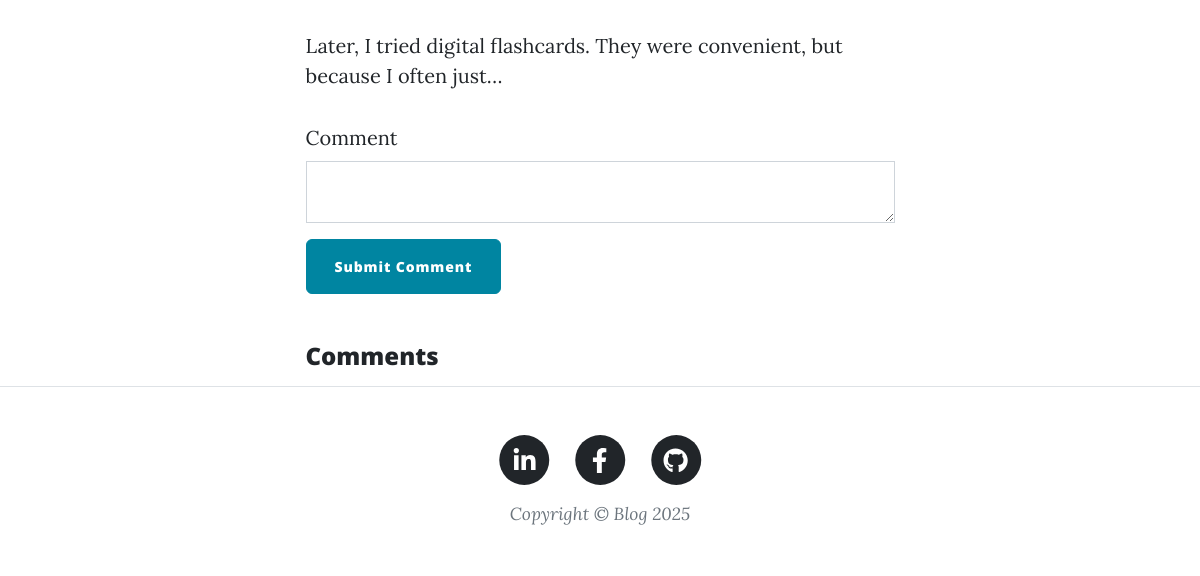
Page /post/3 (signed in, lower part) on the earlier database version.
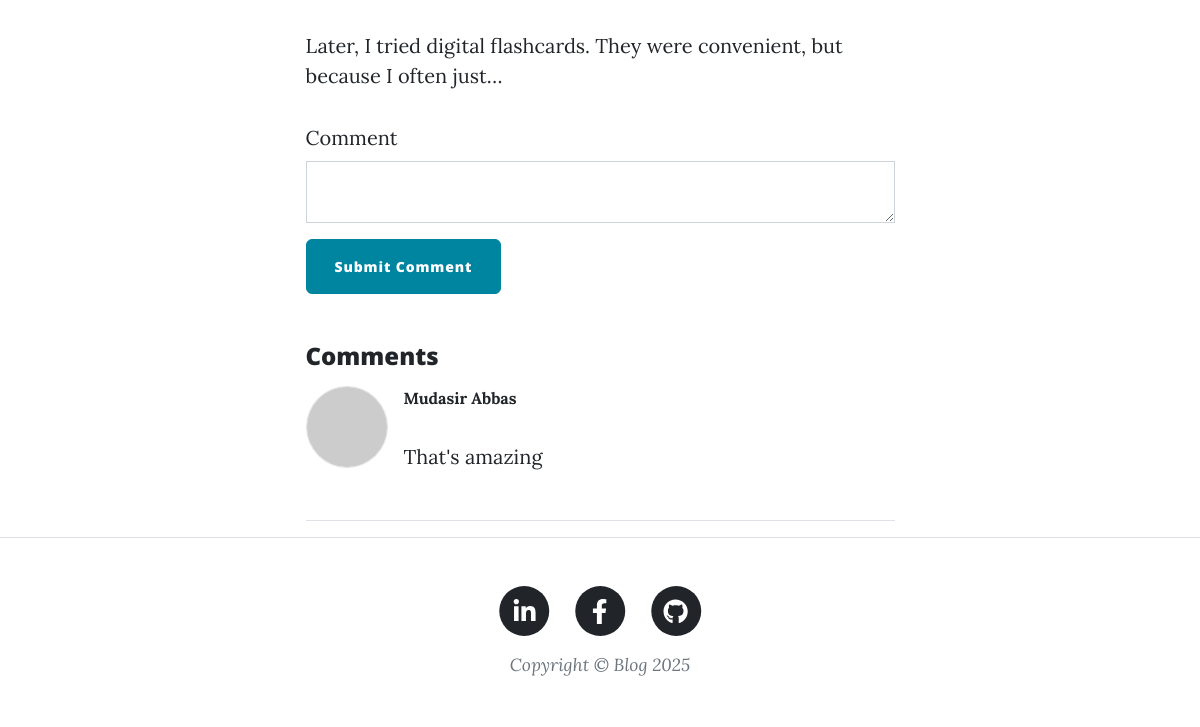
Same page on the later database version.
### tables this page shows
CREATE TABLE blog_post (
                id INTEGER PRIMARY KEY AUTOINCREMENT,
                title TEXT NOT NULL UNIQUE,
                subtitle TEXT NOT NULL,
                date TEXT NOT NULL,
                body TEXT NOT NULL,
                author TEXT NOT NULL,
                img_url TEXT NOT NULL,
                author_id INTEGER NOT NULL,
                FOREIGN KEY (author_id) REFERENCES user(id) ON DELETE CASCADE
            );

CREATE TABLE comment (
            id INTEGER PRIMARY KEY AUTOINCREMENT,
            text TEXT NOT NULL,
            author_id INTEGER NOT NULL,
            post_id INTEGER NOT NULL,
            FOREIGN KEY (author_id) REFERENCES user (id) ON DELETE CASCADE,
            FOREIGN KEY (post_id) REFERENCES blog_posts (id) ON DELETE CASCADE
            );

### main.py (the view, shortened to what this page needs)
@app.route("/post/<int:post_id>", methods=["GET", "POST"])
@login_required
def show_post(post_id):
    form = CommentForm()
    with sqlite3.connect(DB_PATH) as conn:
        cursor = conn.cursor()
        post = cursor.execute('''
            SELECT blog_post.id, blog_post.title, blog_post.subtitle, blog_post.date,
                   blog_post.body, blog_post.img_url,
                   user.first_name || ' ' || user.last_name AS author
            FROM blog_post
            JOIN user ON blog_post.author_id = user.id
            WHERE blog_post.id = ?
        ''', (post_id,)).fetchone()
        if not post:
            return "Post not found", 404
        post_data = {
            "id": post[0],
            "title": post[1],
            "subtitle": post[2],
            "date": post[3],
            "body": post[4],
            "img_url": post[5],
            "author": post[6],
        }
        comments = cursor.execute('''
            SELECT comment.text, user.email, user.id, user.first_name || ' ' || user.last_name AS commenter_name
            FROM comment
            JOIN user ON comment.author_id = user.id
            WHERE comment.post_id = ?
            ORDER BY comment.id DESC
        ''', (post_id,)).fetchall()
        comments_list = [{"text": c[0], "email": c[1], "id": c[2], "commenter_name": c[3]} for c in comments]
    return render_template("post.html", post=post_data, comments=comments_list, current_user=current_user, form=form)

### forms.py
class CommentForm(FlaskForm):
    text = CKEditorField("Comment", validators=[DataRequired()])
    submit = SubmitField("Submit Comment")

### main.py (called while the page is built)
@login_manager.user_loader
def load_user(user_id):
    with sqlite3.connect(DB_PATH) as conn:
        cursor = conn.cursor()
        cursor.execute("SELECT * , password FROM user WHERE id = ?", (user_id,))
        user = cursor.fetchone()
        if user:
            return User(id=user[0], email=user[1], first_name=user[3], last_name=user[4], password=user[2])
    return None

### templates/post.html (shortened to what this page needs)
{% from "bootstrap5/form.html" import render_form %}
{% block content %}
{% include "header.html" %}
<article>
    <div class="container px-4 px-lg-5">
        <div class="row gx-4 gx-lg-5 justify-content-center">
            <div class="col-md-10 col-lg-8 col-xl-7">
                <p>{{ post.body|safe }}</p>
                {{ render_form(form, novalidate=True, button_map={"submit": "primary"})}}
                <div class="comment mt-5">
                    <h4 class="mb-3">Comments</h4>
                    <ul class="commentList list-unstyled">
                        {% for comment in comments %}
                        <li class="d-flex align-items-start mb-3 border-bottom pb-3">
                            <div class="commenterImage me-3">
                                <img src="{{ comment.email | gravatar(size=50) }}" class="rounded-circle border" style="vertical-align: middle;" />
                            </div>
                            <div class="commentText">
                                <strong class="text-dark fs-6 d-block">{{ comment.commenter_name }}</strong>
                                <p class="text-muted fs-6 mb-0">{{ comment.text | safe }}</p>
                            </div>
                        </li>
                        {% endfor %}
                    </ul>
                </div>
            </div>
        </div>
    </div>
</article>
{% include "footer.html" %}
{% endblock %}

### templates/header.html (shortened to what this page needs)
<!DOCTYPE html>
<html lang="en">
<head>
    {% block styles %}
    {{ bootstrap.load_css() }}
    <link
            href="{{ url_for('static', filename='css/styles.css') }}"
            rel="stylesheet"/>
    {% endblock %}
</head>
<body>
</body>
</html>

### templates/footer.html (shortened to what this page needs)
<footer class="border-top">
    <div class="container px-4 px-lg-5">
        <div class="row gx-4 gx-lg-5 justify-content-center">
            <div class="col-md-10 col-lg-8 col-xl-7">
                <ul class="list-inline text-center">
                    <li class="list-inline-item">
                        <a href="https://www.linkedin.com/in/mjeyz/">
                            <span class="fa-stack fa-lg">
                                <i class="fas fa-circle fa-stack-2x"></i>
                                <i class="fab fa-linkedin-in fa-stack-1x fa-inverse"></i>
                            </span>
                        </a>
                    </li>
                    <li class="list-inline-item">
                        <a href="https://www.facebook.com/profile.php?id=61566127081692">
                                  <span class="fa-stack fa-lg">
                                      <i class="fas fa-circle fa-stack-2x"></i>
                                      <i class="fab fa-facebook-f fa-stack-1x fa-inverse"></i>
                                  </span>
                        </a>
                    </li>
                    <li class="list-inline-item">
                        <a href="https://github.com/mjeyz">
                                  <span class="fa-stack fa-lg">
                                      <i class="fas fa-circle fa-stack-2x"></i>
                                      <i class="fab fa-github fa-stack-1x fa-inverse"></i>
                                  </span>
                        </a>
                    </li>
                </ul>
                <div class="small text-center text-muted fst-italic">Copyright &copy; Blog <span id="currentYear"></span></div>
            </div>
        </div>
    </div>
</footer>
</body>
</html>

Differences in the rows shown:
added comment: commenter_name "Mudasir Abbas", text "That's amazing"
